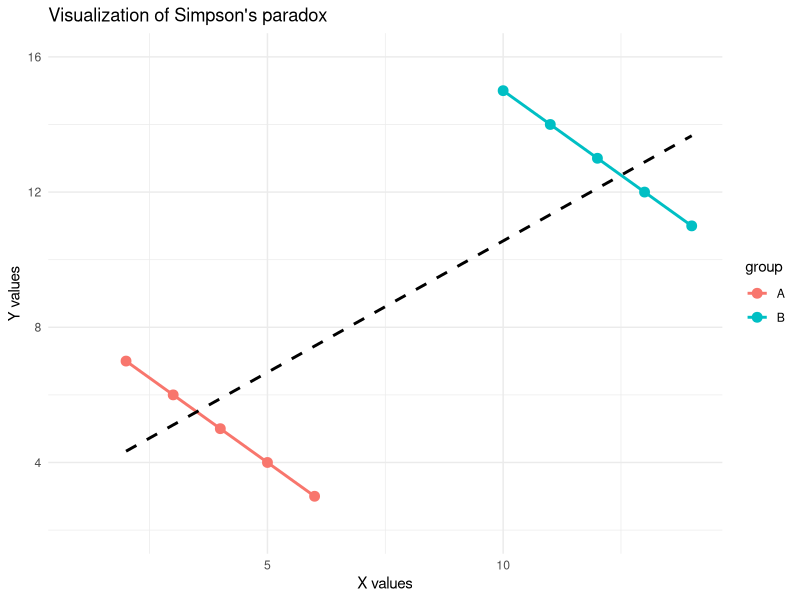
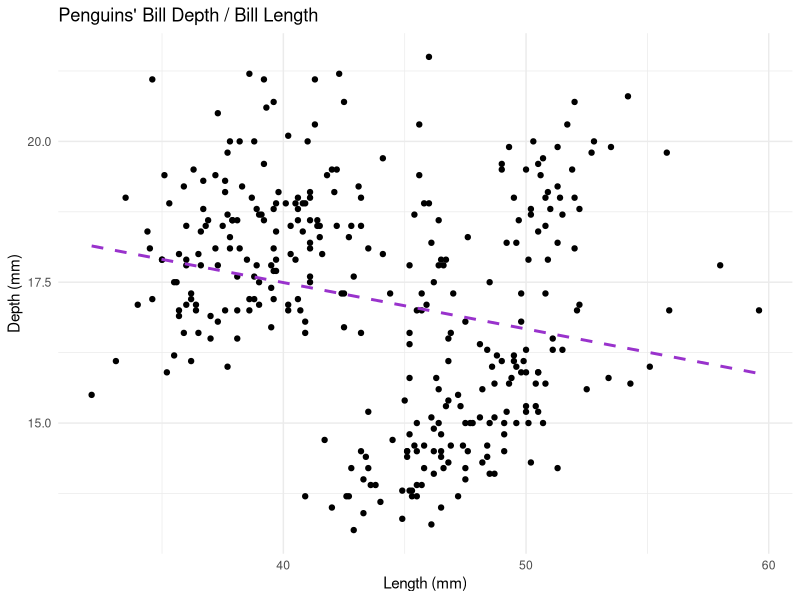
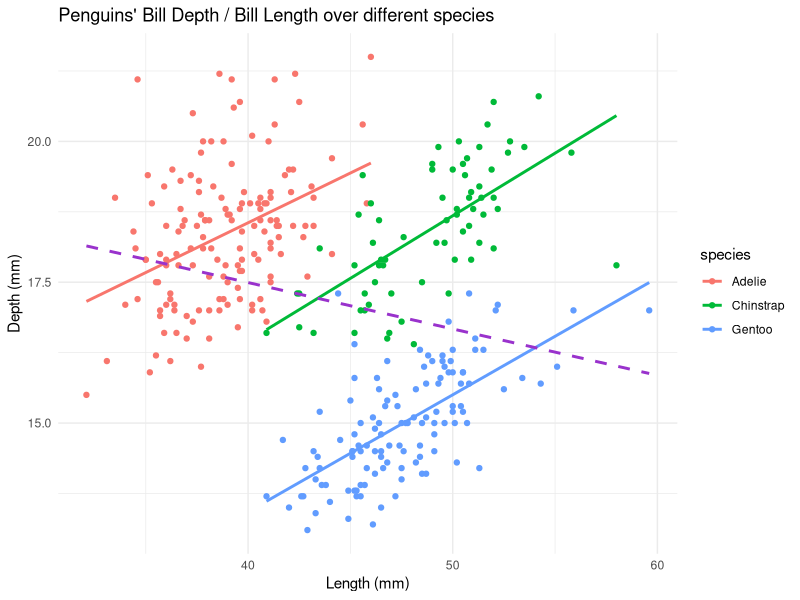
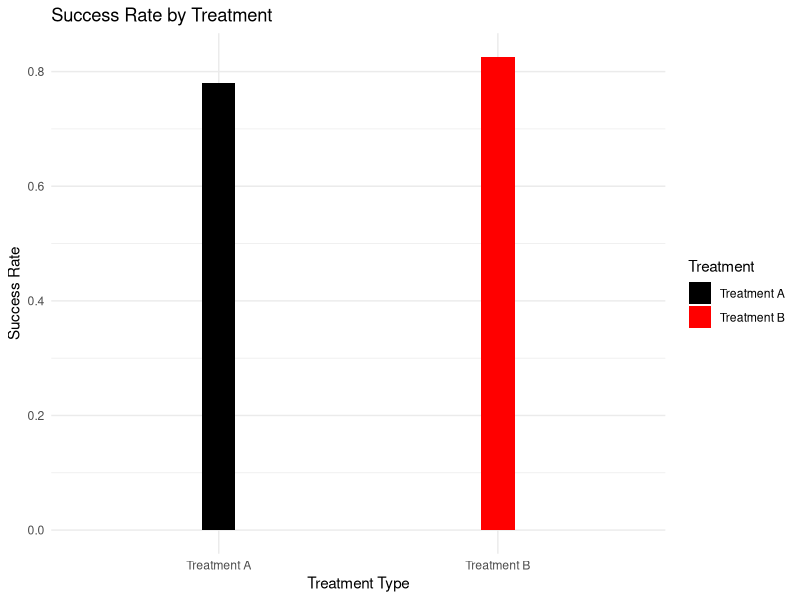
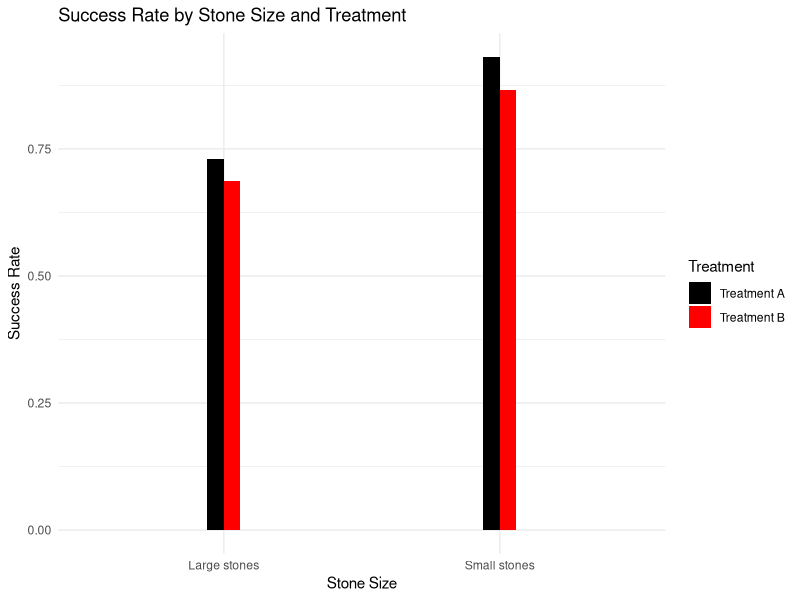
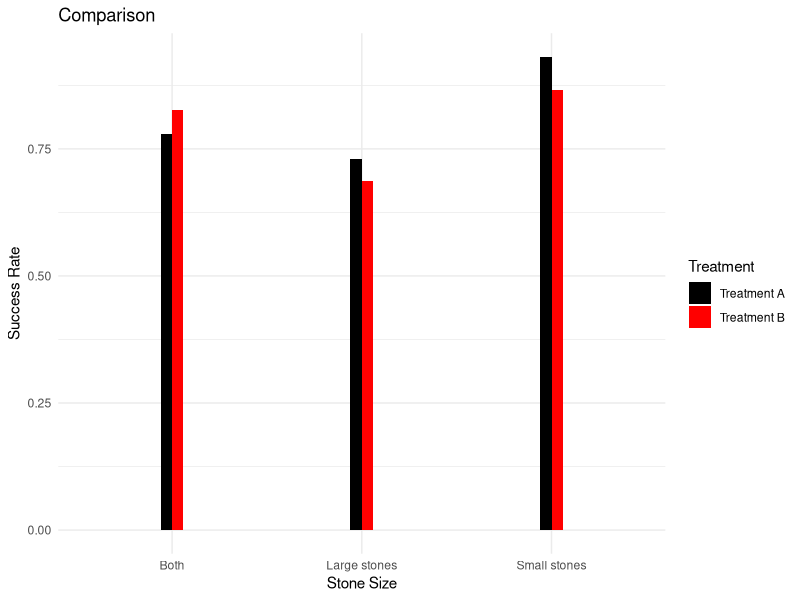

These charts were generated, in order, by the following R code:
library(tidyverse)
library(palmerpenguins)

# visualization of the definition
df_test <- data.frame(x = c(2, 3, 4, 5, 6, 10, 11, 12, 13, 14),
                 y = c(7, 6, 5, 4, 3, 15, 14, 13, 12, 11),
                 group = rep(c("A", "B"), each = 5))

df_test |>
  ggplot(aes(x = x, y = y, color = group)) +
  geom_point(size = 3) +
  geom_smooth(method = "lm", se = FALSE) +
  geom_smooth(method = "lm", aes(group = 1),
              color = "black", linetype = "dashed", se = FALSE) +
  labs(title = "Visualization of Simpson's paradox",
       x = "X values",
       y = "Y values") +
  expand_limits(x = 1, y = c(2, 16))  +
  theme_minimal()



# (i) example with two numerical variables
df_1 = palmerpenguins::penguins |> na.omit()

df_1 |> 
  ggplot(aes(x = bill_length_mm, y = bill_depth_mm)) +
  geom_point() +
  geom_smooth(method = "lm", aes(group = 1), 
              color = "#9932CC", linetype = "dashed", se = FALSE) +  
  labs(x = "Length (mm)", y = "Depth (mm)", title = "Penguins' Bill Depth / Bill Length") +
  theme_minimal()

df_1 |> 
  ggplot(aes(x = bill_length_mm, y = bill_depth_mm, color = species)) +
  geom_point() +
  geom_smooth(method = "lm", se = FALSE, aes(group = species)) +  
  geom_smooth(method = "lm", aes(group = 1), 
              color = "#9932CC", linetype = "dashed", se = FALSE) +  
  labs(x = "Length (mm)", y = "Depth (mm)", title = "Penguins' Bill Depth / Bill Length over different species") +
  theme_minimal()



# (ii) example with two categorical variables
df_2 = data.frame(
  Treatment = rep(c("Treatment A", "Treatment B"), each = 3),
  Stone_Size = c("Small stones", "Large stones", "Both"),
  Success_Count = c(81, 192, 273, 234, 55, 289),
  Total_Count = c(87, 263, 350, 270, 80, 350)
)

df_2 <- df_2 |> mutate(Success_Rate = Success_Count / Total_Count)

df_2 |>
  filter(Stone_Size == "Both") |>
  ggplot(aes(x = Treatment, y = Success_Rate, fill = Treatment)) +
  geom_bar(stat = "identity", position = position_dodge(), width = 0.12) +
  labs(title = "Success Rate by Treatment",
       x = "Treatment Type",
       y = "Success Rate") +
  scale_fill_manual(values = c("Treatment A" = "black",
                               "Treatment B" = "red")) +
  theme_minimal()

df_2 |>
  filter(Stone_Size != "Both") |>
  ggplot(aes(x = Stone_Size, y = Success_Rate, fill = Treatment)) +
  geom_bar(stat = "identity", position = position_dodge(), width = 0.12) +
  labs(title = "Success Rate by Stone Size and Treatment",
       x = "Stone Size",
       y = "Success Rate") +
  scale_fill_manual(values = c("Treatment A" = "black",
                               "Treatment B" = "red")) +
  theme_minimal()

df_2 |>
  ggplot(aes(x = Stone_Size, y = Success_Rate, fill = Treatment)) +
  geom_bar(stat = "identity", position = position_dodge(), width = 0.12) +
  labs(title = "Comparison",
       x = "Stone Size",
       y = "Success Rate") +
  scale_fill_manual(values = c("Treatment A" = "black",
                               "Treatment B" = "red")) +
  theme_minimal()



